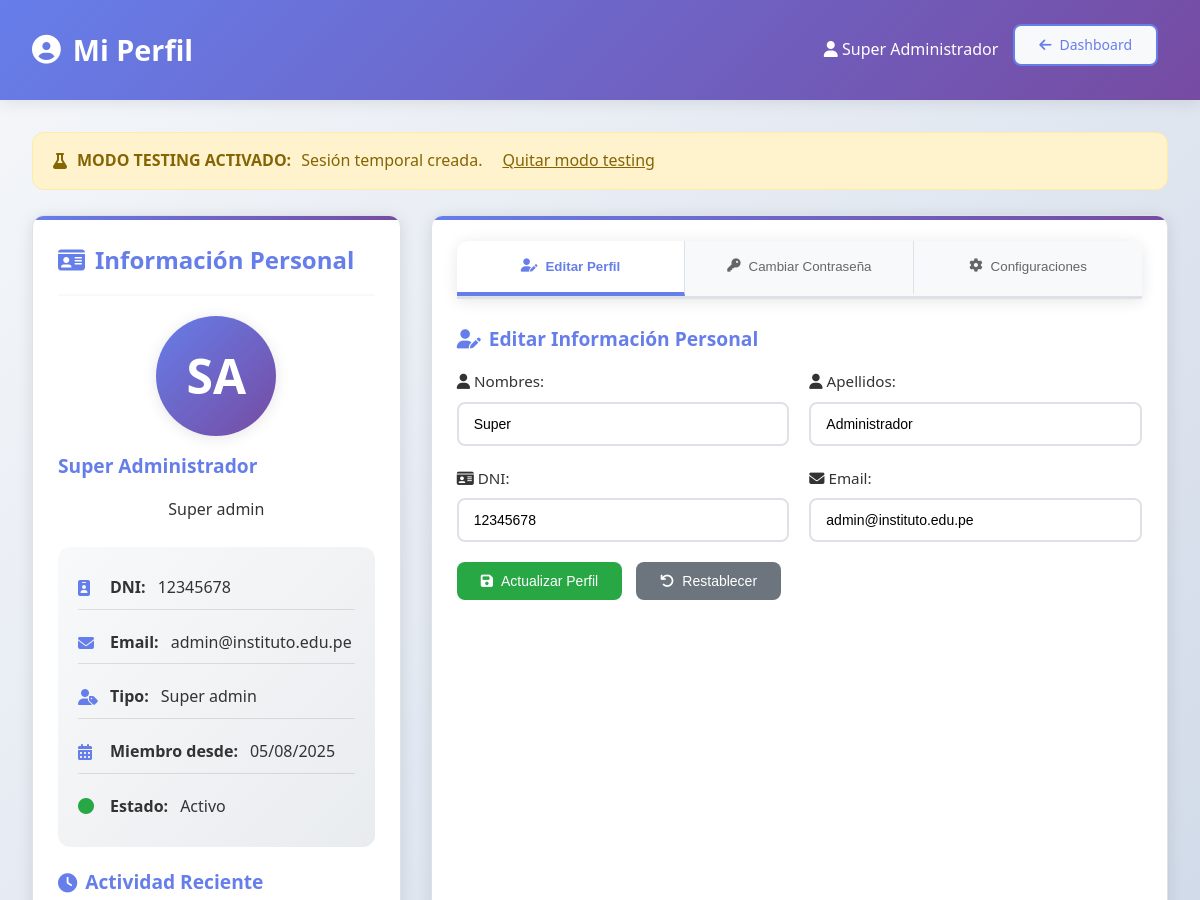
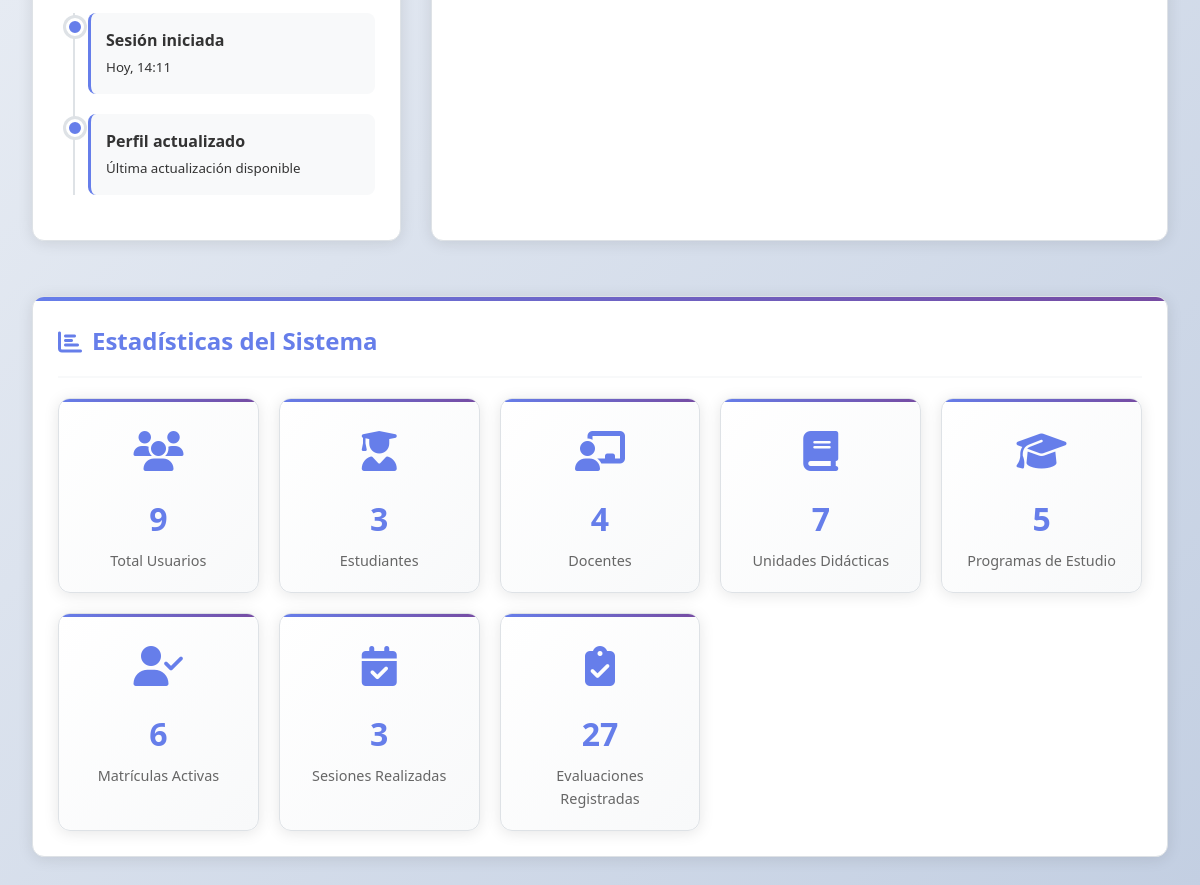
The app's page /admin/profile.php?test=1 with its own data (2 pictures, top to bottom).
### tables this page shows
CREATE TABLE `usuarios` (
  `id` int(11) NOT NULL AUTO_INCREMENT,
  `dni` varchar(8) NOT NULL,
  `nombres` varchar(100) NOT NULL,
  `apellidos` varchar(100) NOT NULL,
  `email` varchar(100) DEFAULT NULL,
  `password` varchar(255) NOT NULL,
  `tipo_usuario` enum('super_admin','docente','estudiante') NOT NULL,
  `estado` enum('activo','inactivo') DEFAULT 'activo',
  `fecha_creacion` timestamp NOT NULL DEFAULT current_timestamp(),
  PRIMARY KEY (`id`),
  UNIQUE KEY `dni` (`dni`)
);

### admin/profile.php (the view, shortened to what this page needs)
    <?php
$host = 'localhost';
$dbname = 'iespaltohuallaga_regauxiliar_bd';
$username = 'iespaltohuallaga_user_regaux';
$password = ')wBRCeID[ldb%b^K';
try {
    $pdo = new PDO("mysql:host=$host;dbname=$dbname;charset=utf8", $username, $password);
    $pdo->setAttribute(PDO::ATTR_ERRMODE, PDO::ERRMODE_EXCEPTION);
} catch (PDOException $e) {
    die("Error de conexión: " . $e->getMessage());
}
$user_id = $_SESSION['user_id'];
function completeUserData($pdo, $user_id) {
    try {
        $stmt = $pdo->prepare("SELECT * FROM usuarios WHERE id = ?");
        $stmt->execute([$user_id]);
        $user = $stmt->fetch(PDO::FETCH_ASSOC);
        if ($user) {
            return $user;
        }
    } catch (PDOException $e) {
        return null;
    }
    return null;
}
$userData = completeUserData($pdo, $user_id);
function getSystemStats($pdo) {
    try {
        $stats = array();
        $stmt = $pdo->query("SELECT COUNT(*) as total FROM usuarios WHERE estado = 'activo'");
        $stats['total_usuarios'] = $stmt->fetch(PDO::FETCH_ASSOC)['total'];
        $stmt = $pdo->query("SELECT tipo_usuario, COUNT(*) as total FROM usuarios WHERE estado = 'activo' GROUP BY tipo_usuario");
        $userTypes = $stmt->fetchAll(PDO::FETCH_ASSOC);
        foreach ($userTypes as $type) {
            $stats['usuarios_' . $type['tipo_usuario']] = $type['total'];
        }
        $stmt = $pdo->query("SELECT COUNT(*) as total FROM unidades_didacticas WHERE estado = 'activo'");
        $stats['total_cursos'] = $stmt->fetch(PDO::FETCH_ASSOC)['total'];
        $stmt = $pdo->query("SELECT COUNT(*) as total FROM programas_estudio WHERE estado = 'activo'");
        $stats['total_programas'] = $stmt->fetch(PDO::FETCH_ASSOC)['total'];
        $stmt = $pdo->query("SELECT COUNT(*) as total FROM matriculas WHERE estado = 'activo'");
        $stats['total_matriculas'] = $stmt->fetch(PDO::FETCH_ASSOC)['total'];
        $stmt = $pdo->query("SELECT COUNT(*) as total FROM sesiones WHERE estado = 'realizada'");
        $stats['total_sesiones'] = $stmt->fetch(PDO::FETCH_ASSOC)['total'];
        $stmt = $pdo->query("SELECT COUNT(*) as total FROM evaluaciones_sesion");
        $stats['total_evaluaciones'] = $stmt->fetch(PDO::FETCH_ASSOC)['total'];
        return $stats;
    } catch (PDOException $e) {
        return array(
            'total_usuarios' => 0,
            'usuarios_super_admin' => 0,
            'usuarios_docente' => 0,
            'usuarios_estudiante' => 0,
            'total_cursos' => 0,
            'total_programas' => 0,
            'total_matriculas' => 0,
            'total_sesiones' => 0,
            'total_evaluaciones' => 0
        );
    }
}
$systemStats = getSystemStats($pdo);
?>
<!DOCTYPE html>
<html lang="es">
<head>
    <link rel="stylesheet" href="https://cdnjs.cloudflare.com/ajax/libs/font-awesome/6.4.0/css/all.min.css">
</head>
<body>
    <div class="header">
        <div class="header-content">
            <h1><i class="fas fa-user-circle"></i> Mi Perfil</h1>
            <div class="user-info">
                <span><i class="fas fa-user"></i> <?php echo htmlspecialchars($userData['nombres'] . ' ' . $userData['apellidos']); ?></span>
                <a href="../dashboard.php" class="btn btn-back">
                    <i class="fas fa-arrow-left"></i> Dashboard
                </a>
            </div>
        </div>
    </div>
    <div class="container">
        <?php if (isset($_GET['test']) && $_GET['test'] == '1'): ?>
            <div class="alert alert-warning">
                <i class="fas fa-flask"></i>
                <strong>MODO TESTING ACTIVADO:</strong> Sesión temporal creada.
                <a href="?" style="color: #856404; text-decoration: underline; margin-left: 10px;">Quitar modo testing</a>
            </div>
        <?php endif; ?>
        <div class="profile-grid">
            <div class="card">
                <h2><i class="fas fa-id-card"></i> Información Personal</h2>
                <div class="profile-avatar">
                    <div class="avatar-circle">
                        <?php echo strtoupper(substr($userData['nombres'], 0, 1) . substr($userData['apellidos'], 0, 1)); ?>
                    </div>
                    <h3><?php echo htmlspecialchars($userData['nombres'] . ' ' . $userData['apellidos']); ?></h3>
                    <span class="badge badge-<?php echo $userData['tipo_usuario'] == 'super_admin' ? 'primary' : 'secondary'; ?>">
                        <?php echo ucfirst(str_replace('_', ' ', $userData['tipo_usuario'])); ?>
                    </span>
                </div>
                <div class="profile-info">
                    <div class="profile-info-item">
                        <i class="fas fa-id-badge"></i>
                        <strong>DNI:</strong> <?php echo htmlspecialchars($userData['dni']); ?>
                    </div>
                    <div class="profile-info-item">
                        <i class="fas fa-envelope"></i>
                        <strong>Email:</strong> <?php echo htmlspecialchars($userData['email']); ?>
                    </div>
                    <div class="profile-info-item">
                        <i class="fas fa-user-tag"></i>
                        <strong>Tipo:</strong> <?php echo ucfirst(str_replace('_', ' ', $userData['tipo_usuario'])); ?>
                    </div>
                    <div class="profile-info-item">
                        <i class="fas fa-calendar-alt"></i>
                        <strong>Miembro desde:</strong> <?php echo date('d/m/Y', strtotime($userData['fecha_creacion'])); ?>
                    </div>
                    <div class="profile-info-item">
                        <i class="fas fa-circle" style="color: <?php echo $userData['estado'] == 'activo' ? '#28a745' : '#dc3545'; ?>"></i>
                        <strong>Estado:</strong> <?php echo ucfirst($userData['estado']); ?>
                    </div>
                </div>
                <h3><i class="fas fa-clock"></i> Actividad Reciente</h3>
                <div class="activity-timeline">
                    <div class="activity-item">
                        <div class="activity-content">
                            <strong>Sesión iniciada</strong><br>
                            <small class="text-muted">Hoy, <?php echo date('H:i'); ?></small>
                        </div>
                    </div>
                    <div class="activity-item">
                        <div class="activity-content">
                            <strong>Perfil actualizado</strong><br>
                            <small class="text-muted">Última actualización disponible</small>
                        </div>
                    </div>
                </div>
            </div>
            <div class="card">
                <div class="tabs">
                    <button class="tab active" onclick="showTab('profile')">
                        <i class="fas fa-user-edit"></i> Editar Perfil
                    </button>
                    <button class="tab" onclick="showTab('password')">
                        <i class="fas fa-key"></i> Cambiar Contraseña
                    </button>
                    <button class="tab" onclick="showTab('settings')">
                        <i class="fas fa-cog"></i> Configuraciones
                    </button>
                </div>
                <div id="profile" class="tab-content active">
                    <h3><i class="fas fa-user-edit"></i> Editar Información Personal</h3>
                    <form method="POST" id="profile-form">
                        <div class="form-grid">
                            <div class="form-group">
                                <label for="nombres"><i class="fas fa-user"></i> Nombres:</label>
                                <input type="text" name="nombres" id="nombres"
                                       value="<?php echo htmlspecialchars($userData['nombres']); ?>" required maxlength="100">
                            </div>
                            <div class="form-group">
                                <label for="apellidos"><i class="fas fa-user"></i> Apellidos:</label>
                                <input type="text" name="apellidos" id="apellidos"
                                       value="<?php echo htmlspecialchars($userData['apellidos']); ?>" required maxlength="100">
                            </div>
                        </div>
                        <div class="form-grid">
                            <div class="form-group">
                                <label for="dni"><i class="fas fa-id-card"></i> DNI:</label>
                                <input type="text" name="dni" id="dni"
                                       value="<?php echo htmlspecialchars($userData['dni']); ?>" required maxlength="8"
                                       pattern="[0-9]{8}" title="DNI debe tener 8 dígitos">
                            </div>
                            <div class="form-group">
                                <label for="email"><i class="fas fa-envelope"></i> Email:</label>
                                <input type="email" name="email" id="email"
                                       value="<?php echo htmlspecialchars($userData['email']); ?>" required maxlength="100">
                            </div>
                        </div>
                        <div class="form-group">
                            <button type="submit" class="btn btn-success">
                                <i class="fas fa-save"></i> Actualizar Perfil
                            </button>
                            <button type="reset" class="btn btn-secondary">
                                <i class="fas fa-undo"></i> Restablecer
                            </button>
                        </div>
                    </form>
                </div>
            </div>
        </div>
        <div class="card">
            <h2><i class="fas fa-chart-bar"></i> Estadísticas del Sistema</h2>
            <div class="stats-grid">
                <div class="stat-card">
                    <div class="icon"><i class="fas fa-users"></i></div>
                    <div class="number"><?php echo $systemStats['total_usuarios']; ?></div>
                    <div class="label">Total Usuarios</div>
                </div>
                <div class="stat-card">
                    <div class="icon"><i class="fas fa-user-graduate"></i></div>
                    <div class="number"><?php echo $systemStats['usuarios_estudiante'] ?? 0; ?></div>
                    <div class="label">Estudiantes</div>
                </div>
                <div class="stat-card">
                    <div class="icon"><i class="fas fa-chalkboard-teacher"></i></div>
                    <div class="number"><?php echo $systemStats['usuarios_docente'] ?? 0; ?></div>
                    <div class="label">Docentes</div>
                </div>
                <div class="stat-card">
                    <div class="icon"><i class="fas fa-book"></i></div>
                    <div class="number"><?php echo $systemStats['total_cursos']; ?></div>
                    <div class="label">Unidades Didácticas</div>
                </div>
                <div class="stat-card">
                    <div class="icon"><i class="fas fa-graduation-cap"></i></div>
                    <div class="number"><?php echo $systemStats['total_programas']; ?></div>
                    <div class="label">Programas de Estudio</div>
                </div>
                <div class="stat-card">
                    <div class="icon"><i class="fas fa-user-check"></i></div>
                    <div class="number"><?php echo $systemStats['total_matriculas']; ?></div>
                    <div class="label">Matrículas Activas</div>
                </div>
                <div class="stat-card">
                    <div class="icon"><i class="fas fa-calendar-check"></i></div>
                    <div class="number"><?php echo $systemStats['total_sesiones']; ?></div>
                    <div class="label">Sesiones Realizadas</div>
                </div>
                <div class="stat-card">
                    <div class="icon"><i class="fas fa-clipboard-check"></i></div>
                    <div class="number"><?php echo $systemStats['total_evaluaciones']; ?></div>
                    <div class="label">Evaluaciones Registradas</div>
                </div>
            </div>
        </div>
    </div>
</body>
</html>

### records on screen
usuarios: nombres+apellidos "Super Administrador", nombres+apellidos "SA", tipo_usuario "Super admin", dni "12345678", email "admin@instituto.edu.pe", fecha_creacion "05/08/2025", estado "Activo", nombres "Super", apellidos "Administrador"

### other values on screen
$systemStats['total_usuarios'] "9"
$systemStats['usuarios_estudiante'] "3"
$systemStats['usuarios_docente'] "4"
$systemStats['total_cursos'] "7"
$systemStats['total_programas'] "5"
$systemStats['total_matriculas'] "6"
$systemStats['total_sesiones'] "3"
$systemStats['total_evaluaciones'] "27"
